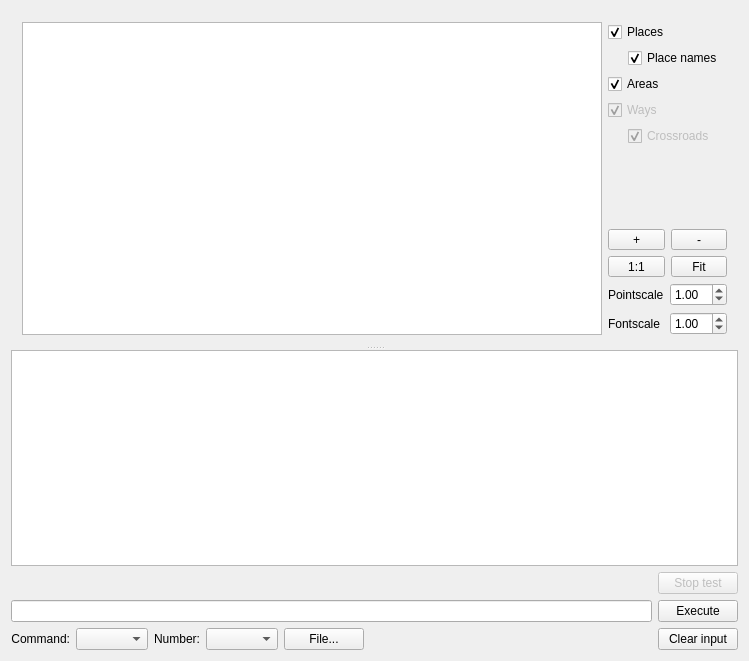
<?xml version="1.0" encoding="UTF-8"?>
<ui version="4.0">
 <class>MainWindow</class>
 <widget class="QMainWindow" name="MainWindow">
  <property name="geometry">
   <rect>
    <x>0</x>
    <y>0</y>
    <width>749</width>
    <height>661</height>
   </rect>
  </property>
  <property name="windowTitle">
   <string>MainWindow</string>
  </property>
  <widget class="QWidget" name="centralWidget">
   <layout class="QVBoxLayout" name="verticalLayout">
    <item>
     <widget class="QSplitter" name="splitter">
      <property name="orientation">
       <enum>Qt::Vertical</enum>
      </property>
      <widget class="QWidget" name="layoutWidget">
       <layout class="QHBoxLayout" name="horizontalLayout_2">
        <item>
         <widget class="QGraphicsView" name="graphics_view">
          <property name="interactive">
           <bool>true</bool>
          </property>
          <property name="dragMode">
           <enum>QGraphicsView::NoDrag</enum>
          </property>
         </widget>
        </item>
        <item>
         <layout class="QVBoxLayout" name="verticalLayout_2">
          <item>
           <widget class="QCheckBox" name="places_checkbox">
            <property name="text">
             <string>Places</string>
            </property>
            <property name="checked">
             <bool>true</bool>
            </property>
           </widget>
          </item>
          <item>
           <layout class="QHBoxLayout" name="horizontalLayout_7">
            <item>
             <spacer name="horizontalSpacer_3">
              <property name="orientation">
               <enum>Qt::Horizontal</enum>
              </property>
              <property name="sizeType">
               <enum>QSizePolicy::Fixed</enum>
              </property>
              <property name="sizeHint" stdset="0">
               <size>
                <width>20</width>
                <height>20</height>
               </size>
              </property>
             </spacer>
            </item>
            <item>
             <widget class="QCheckBox" name="placenames_checkbox">
              <property name="text">
               <string>Place names</string>
              </property>
              <property name="checked">
               <bool>true</bool>
              </property>
             </widget>
            </item>
           </layout>
          </item>
          <item>
           <widget class="QCheckBox" name="areas_checkbox">
            <property name="text">
             <string>Areas</string>
            </property>
            <property name="checked">
             <bool>true</bool>
            </property>
           </widget>
          </item>
          <item>
           <widget class="QCheckBox" name="ways_checkbox">
            <property name="enabled">
             <bool>false</bool>
            </property>
            <property name="text">
             <string>Ways</string>
            </property>
            <property name="checked">
             <bool>true</bool>
            </property>
           </widget>
          </item>
          <item>
           <layout class="QHBoxLayout" name="horizontalLayout_6">
            <item>
             <spacer name="horizontalSpacer_2">
              <property name="orientation">
               <enum>Qt::Horizontal</enum>
              </property>
              <property name="sizeType">
               <enum>QSizePolicy::Fixed</enum>
              </property>
              <property name="sizeHint" stdset="0">
               <size>
                <width>20</width>
                <height>20</height>
               </size>
              </property>
             </spacer>
            </item>
            <item>
             <widget class="QCheckBox" name="xroads_checkbox">
              <property name="enabled">
               <bool>false</bool>
              </property>
              <property name="text">
               <string>Crossroads</string>
              </property>
              <property name="checked">
               <bool>true</bool>
              </property>
             </widget>
            </item>
           </layout>
          </item>
          <item>
           <spacer name="verticalSpacer">
            <property name="orientation">
             <enum>Qt::Vertical</enum>
            </property>
            <property name="sizeHint" stdset="0">
             <size>
              <width>20</width>
              <height>40</height>
             </size>
            </property>
           </spacer>
          </item>
          <item>
           <layout class="QHBoxLayout" name="horizontalLayout_3">
            <item>
             <widget class="QToolButton" name="zoom_plus">
              <property name="sizePolicy">
               <sizepolicy hsizetype="Preferred" vsizetype="Fixed">
                <horstretch>0</horstretch>
                <verstretch>0</verstretch>
               </sizepolicy>
              </property>
              <property name="text">
               <string>+</string>
              </property>
             </widget>
            </item>
            <item>
             <widget class="QToolButton" name="zoom_minus">
              <property name="sizePolicy">
               <sizepolicy hsizetype="Preferred" vsizetype="Fixed">
                <horstretch>0</horstretch>
                <verstretch>0</verstretch>
               </sizepolicy>
              </property>
              <property name="text">
               <string>-</string>
              </property>
             </widget>
            </item>
           </layout>
          </item>
          <item>
           <layout class="QHBoxLayout" name="horizontalLayout_4">
            <item>
             <widget class="QToolButton" name="zoom_1">
              <property name="sizePolicy">
               <sizepolicy hsizetype="Preferred" vsizetype="Fixed">
                <horstretch>0</horstretch>
                <verstretch>0</verstretch>
               </sizepolicy>
              </property>
              <property name="text">
               <string>1:1</string>
              </property>
             </widget>
            </item>
            <item>
             <widget class="QToolButton" name="zoom_fit">
              <property name="sizePolicy">
               <sizepolicy hsizetype="Preferred" vsizetype="Fixed">
                <horstretch>0</horstretch>
                <verstretch>0</verstretch>
               </sizepolicy>
              </property>
              <property name="text">
               <string>Fit</string>
              </property>
             </widget>
            </item>
           </layout>
          </item>
          <item>
           <layout class="QHBoxLayout" name="horizontalLayout_10">
            <item>
             <widget class="QLabel" name="label_4">
              <property name="text">
               <string>Pointscale</string>
              </property>
             </widget>
            </item>
            <item>
             <widget class="QDoubleSpinBox" name="pointscale">
              <property name="minimum">
               <double>0.010000000000000</double>
              </property>
              <property name="singleStep">
               <double>0.100000000000000</double>
              </property>
              <property name="value">
               <double>1.000000000000000</double>
              </property>
             </widget>
            </item>
           </layout>
          </item>
          <item>
           <layout class="QHBoxLayout" name="horizontalLayout_9">
            <item>
             <widget class="QLabel" name="label_3">
              <property name="text">
               <string>Fontscale</string>
              </property>
             </widget>
            </item>
            <item>
             <widget class="QDoubleSpinBox" name="fontscale">
              <property name="minimum">
               <double>0.010000000000000</double>
              </property>
              <property name="singleStep">
               <double>0.100000000000000</double>
              </property>
              <property name="value">
               <double>1.000000000000000</double>
              </property>
             </widget>
            </item>
           </layout>
          </item>
         </layout>
        </item>
       </layout>
      </widget>
      <widget class="QPlainTextEdit" name="output">
       <property name="undoRedoEnabled">
        <bool>false</bool>
       </property>
       <property name="lineWrapMode">
        <enum>QPlainTextEdit::NoWrap</enum>
       </property>
      </widget>
     </widget>
    </item>
    <item>
     <layout class="QHBoxLayout" name="horizontalLayout_5">
      <item>
       <layout class="QVBoxLayout" name="verticalLayout_4">
        <item>
         <widget class="QLabel" name="cmd_info_text">
          <property name="sizePolicy">
           <sizepolicy hsizetype="Preferred" vsizetype="Preferred">
            <horstretch>0</horstretch>
            <verstretch>0</verstretch>
           </sizepolicy>
          </property>
          <property name="text">
           <string/>
          </property>
         </widget>
        </item>
        <item>
         <widget class="QLineEdit" name="lineEdit"/>
        </item>
        <item>
         <layout class="QHBoxLayout" name="horizontalLayout">
          <item>
           <widget class="QLabel" name="label">
            <property name="sizePolicy">
             <sizepolicy hsizetype="Fixed" vsizetype="Preferred">
              <horstretch>0</horstretch>
              <verstretch>0</verstretch>
             </sizepolicy>
            </property>
            <property name="text">
             <string>Command:</string>
            </property>
            <property name="alignment">
             <set>Qt::AlignRight|Qt::AlignTrailing|Qt::AlignVCenter</set>
            </property>
           </widget>
          </item>
          <item>
           <widget class="QComboBox" name="cmd_select"/>
          </item>
          <item>
           <widget class="QLabel" name="label_2">
            <property name="sizePolicy">
             <sizepolicy hsizetype="Fixed" vsizetype="Preferred">
              <horstretch>0</horstretch>
              <verstretch>0</verstretch>
             </sizepolicy>
            </property>
            <property name="text">
             <string>Number:</string>
            </property>
            <property name="alignment">
             <set>Qt::AlignRight|Qt::AlignTrailing|Qt::AlignVCenter</set>
            </property>
           </widget>
          </item>
          <item>
           <widget class="QComboBox" name="number_select"/>
          </item>
          <item>
           <widget class="QPushButton" name="file_button">
            <property name="text">
             <string>File...</string>
            </property>
           </widget>
          </item>
          <item>
           <spacer name="horizontalSpacer">
            <property name="orientation">
             <enum>Qt::Horizontal</enum>
            </property>
            <property name="sizeHint" stdset="0">
             <size>
              <width>40</width>
              <height>20</height>
             </size>
            </property>
           </spacer>
          </item>
         </layout>
        </item>
       </layout>
      </item>
      <item>
       <layout class="QVBoxLayout" name="verticalLayout_3">
        <item>
         <widget class="QPushButton" name="stop_button">
          <property name="enabled">
           <bool>false</bool>
          </property>
          <property name="text">
           <string>Stop test</string>
          </property>
         </widget>
        </item>
        <item>
         <widget class="QPushButton" name="execute_button">
          <property name="text">
           <string>Execute</string>
          </property>
         </widget>
        </item>
        <item>
         <widget class="QPushButton" name="clear_input_button">
          <property name="text">
           <string>Clear input</string>
          </property>
         </widget>
        </item>
       </layout>
      </item>
     </layout>
    </item>
   </layout>
  </widget>
 </widget>
 <layoutdefault spacing="6" margin="11"/>
 <resources/>
 <connections/>
</ui>
